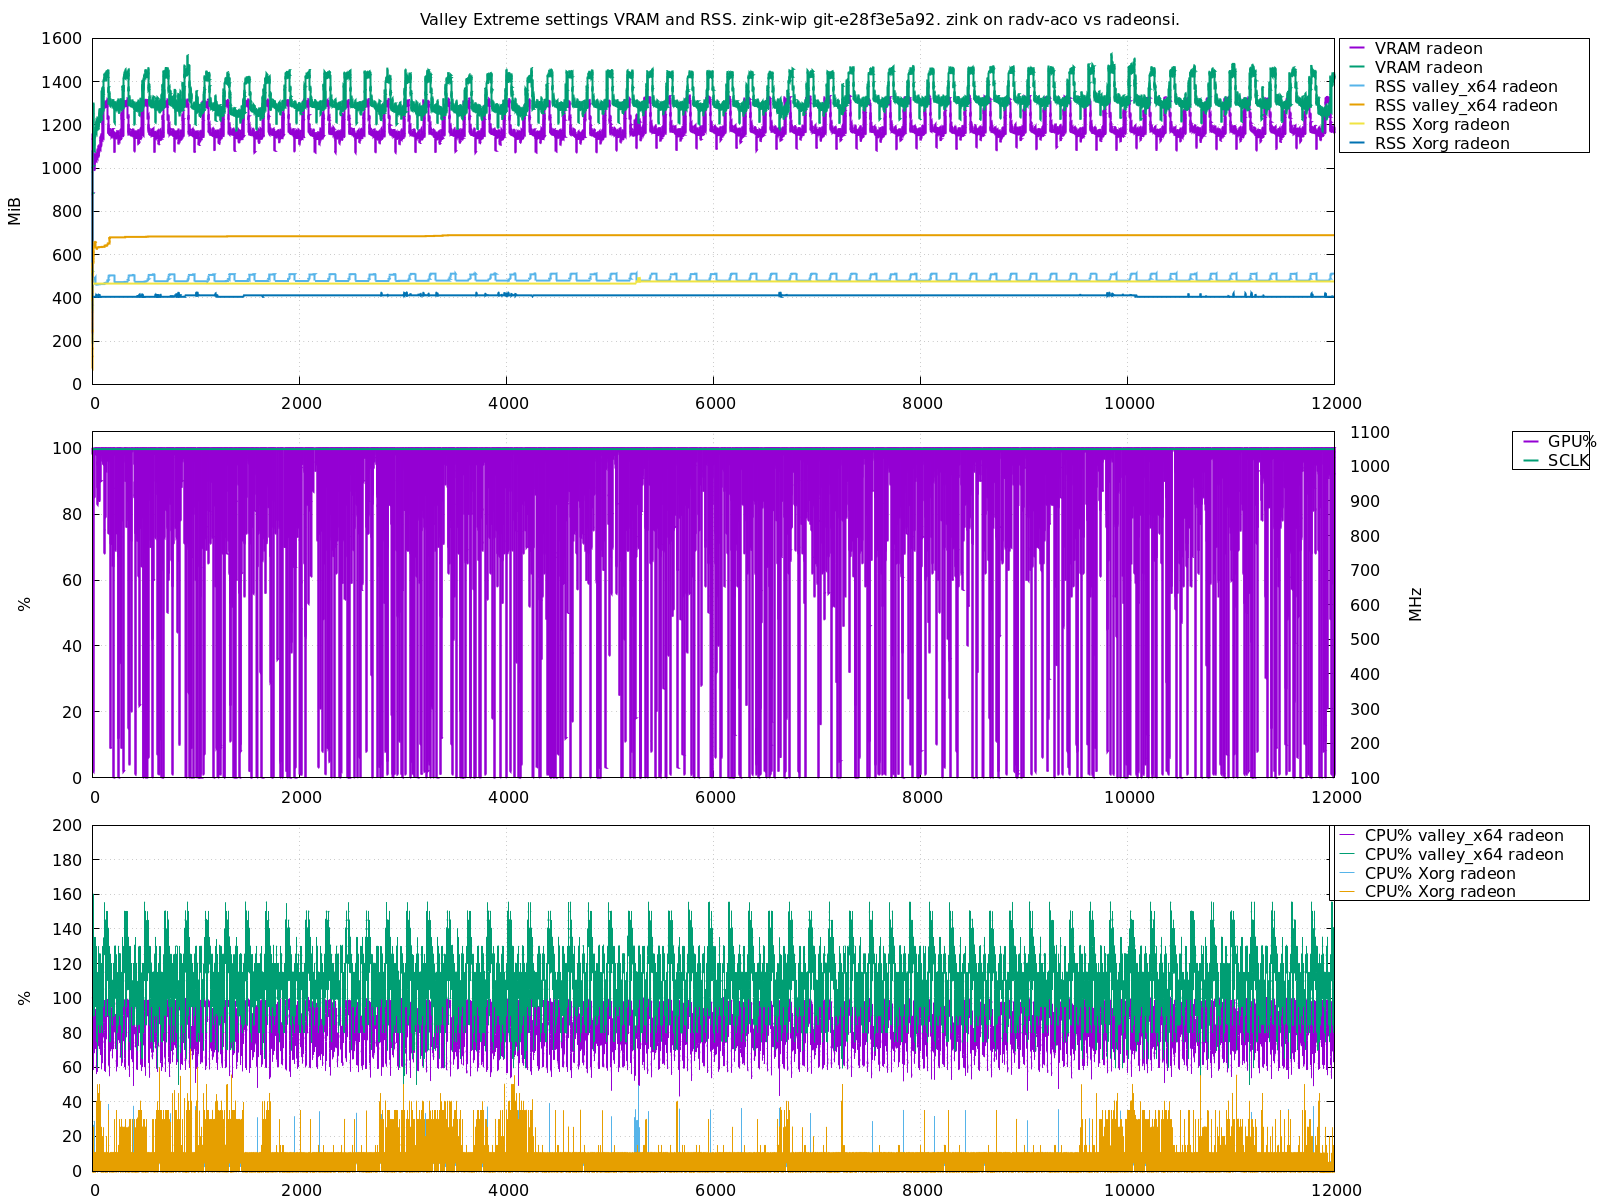

Source code (gnuplot):
#!/usr/bin/env gnuplot

# A short keyword shortcuts for uninitiated in Gnuplot:
#
# u - using, selects columns or expressions to plot with
# t - title, key
# lw - linewidth
# lt - linetype
# lc - linecolor
# w - with, used to change plotting style (other options are d - dots, p - points, pl - pointline, pt 5 - pointtype 5, l - lines, lp - linespoints, etc).
# step - use steps in x and y, not connected lines or points.
# *label - the thing below and on the left/right of the graph with numbers
# key - a legend in the box in the upper top corner.
# title ... noenhanced - disable processing of _ as subscript, i.e. like in H_20, rendering as H₂O.
# for - process multiple inputs (usually filenames)
# set yrange [*:*] - reset back to autoranging in y axis.
# system - execute external command
#
# This only covers about 0.2% of Gnuplot functionality tho, so check Gnuplot
# demos and docs, at http://www.gnuplot.info/

set terminal pngcairo size 1600,1200
set output "example_plot_valley_vs.png"

#set xlabel "Time [s]"

t = "Valley Extreme settings VRAM and RSS. zink-wip git-e28f3e5a92. zink on radv-aco vs radeonsi."
# set title t

set xrange [0:12000]

# Set fixed margins, especially l and r, so time aligns perfectly
# between multiple plots of multiplot.
set tmargin 1
set bmargin 1.5
set lmargin 9
set rmargin 26  # This is pretty big marging, but I don't want to overlay key over plot data.

# Line styles for ColorBrewer Set1
# For use with qualitative/categorical data
# Author: Anna Schneider
set style line 1 lt 1 lc rgb '#E41A1C' lw 2 # red
set style line 2 lt 1 lc rgb '#377EB8' lw 2 # blue
set style line 3 lt 1 lc rgb '#4DAF4A' lw 2 # green
set style line 4 lt 1 lc rgb '#984EA3' lw 2 # purple
set style line 5 lt 1 lc rgb '#FF7F00' lw 2 # orange
set style line 6 lt 1 lc rgb '#FFFF33' lw 2 # yellow
set style line 7 lt 1 lc rgb '#A65628' lw 2 # brown
set style line 8 lt 1 lc rgb '#F781BF' lw 2 # pink


set multiplot layout 3,1 title t # noenhanced

set grid x y

set xtics nomirror

#set key box width 2 height 3 opaque
set key box opaque
#set key at screen 0.99, graph 0.99
set key outside right top
set key Left reverse samplen 0.75


filenames = system("ls -1 /tmp/valley-mm-*.txt | grep radeon")
filename = "/tmp/valley-mm-zink.txt"

set yrange [0:]

suffix(x, filename) = (strstrt(filename, "zink") > 0 ? sprintf("%s zink", x) : sprintf("%s radeon", x));

set ylabel "MiB"
plot for [filename in filenames] filename u 3:5 w step t suffix("VRAM", filename) lw 2, \
     for [filename in filenames] filename u 3:8 w step t suffix("RSS valley_x64", filename) noenhanced lw 2, \
     for [filename in filenames] filename u 3:10 w step t suffix("RSS Xorg", filename) noenhanced lw 2

set yrange [0:105]
set ylabel "%"
set y2label "MHz"
set y2tics
plot filename u 3:4 w step t "GPU%" lw 2, \
     filename u 3:6 w step axes x1y2 t "SCLK" lw 2

set yrange [0:*]

set xlabel "Time [s]"

unset y2label
unset y2tics

set ylabel "%"
plot for [filename in filenames] filename u 3:7 w step t suffix("CPU% valley_x64", filename) noenhanced lw 1, \
     for [filename in filenames] filename u 3:9 w step t suffix("CPU% Xorg", filename) noenhanced lw 1

unset multiplot
